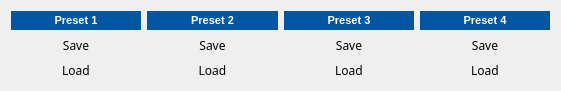
     <widget class="QWidget" name="gridLayoutWidget_2">
      <property name="geometry">
       <rect>
        <x>0</x>
        <y>300</y>
        <width>561</width>
        <height>91</height>
       </rect>
      </property>
      <property name="sizePolicy">
       <sizepolicy hsizetype="MinimumExpanding" vsizetype="MinimumExpanding">
        <horstretch>0</horstretch>
        <verstretch>0</verstretch>
       </sizepolicy>
      </property>
      <property name="minimumSize">
       <size>
        <width>100</width>
        <height>20</height>
       </size>
      </property>
      <property name="font">
       <font>
        <family>Arial</family>
       </font>
      </property>
      <layout class="QGridLayout" name="gridLayout_4">
       <item row="0" column="1">
        <widget class="QLabel" name="label_7">
         <property name="sizePolicy">
          <sizepolicy hsizetype="Maximum" vsizetype="Maximum">
           <horstretch>0</horstretch>
           <verstretch>0</verstretch>
          </sizepolicy>
         </property>
         <property name="minimumSize">
          <size>
           <width>100</width>
           <height>10</height>
          </size>
         </property>
         <property name="maximumSize">
          <size>
           <width>999</width>
           <height>30</height>
          </size>
         </property>
         <property name="font">
          <font>
           <family>Arial</family>
           <pointsize>8</pointsize>
           <weight>75</weight>
           <bold>true</bold>
          </font>
         </property>
         <property name="styleSheet">
          <string notr="true">background-color: rgb(3, 86, 161);
color: rgb(255, 255, 255);
    border-width: 2px;
    border-radius: 10px;
</string>
         </property>
         <property name="text">
          <string>Preset 2</string>
         </property>
         <property name="alignment">
          <set>Qt::AlignCenter</set>
         </property>
        </widget>
       </item>
       <item row="3" column="0">
        <widget class="QPushButton" name="p1_load">
         <property name="sizePolicy">
          <sizepolicy hsizetype="MinimumExpanding" vsizetype="MinimumExpanding">
           <horstretch>0</horstretch>
           <verstretch>0</verstretch>
          </sizepolicy>
         </property>
         <property name="minimumSize">
          <size>
           <width>100</width>
           <height>10</height>
          </size>
         </property>
         <property name="font">
          <font>
           <family>Arial Rounded MT Bold</family>
           <pointsize>9</pointsize>
           <weight>50</weight>
           <bold>false</bold>
          </font>
         </property>
         <property name="styleSheet">
          <string notr="true">border:0px;</string>
         </property>
         <property name="text">
          <string>Load</string>
         </property>
        </widget>
       </item>
       <item row="2" column="0">
        <widget class="QPushButton" name="p1_save">
         <property name="sizePolicy">
          <sizepolicy hsizetype="MinimumExpanding" vsizetype="MinimumExpanding">
           <horstretch>0</horstretch>
           <verstretch>0</verstretch>
          </sizepolicy>
         </property>
         <property name="minimumSize">
          <size>
           <width>100</width>
           <height>10</height>
          </size>
         </property>
         <property name="font">
          <font>
           <family>Arial Rounded MT Bold</family>
           <pointsize>9</pointsize>
           <weight>50</weight>
           <bold>false</bold>
          </font>
         </property>
         <property name="styleSheet">
          <string notr="true">border:0px;</string>
         </property>
         <property name="text">
          <string>Save</string>
         </property>
        </widget>
       </item>
       <item row="3" column="1">
        <widget class="QPushButton" name="p2_load">
         <property name="sizePolicy">
          <sizepolicy hsizetype="MinimumExpanding" vsizetype="MinimumExpanding">
           <horstretch>0</horstretch>
           <verstretch>0</verstretch>
          </sizepolicy>
         </property>
         <property name="minimumSize">
          <size>
           <width>100</width>
           <height>10</height>
          </size>
         </property>
         <property name="font">
          <font>
           <family>Arial Rounded MT Bold</family>
           <pointsize>9</pointsize>
           <weight>50</weight>
           <bold>false</bold>
          </font>
         </property>
         <property name="styleSheet">
          <string notr="true">border:0px;</string>
         </property>
         <property name="text">
          <string>Load</string>
         </property>
        </widget>
       </item>
       <item row="3" column="2">
        <widget class="QPushButton" name="p3_load">
         <property name="sizePolicy">
          <sizepolicy hsizetype="MinimumExpanding" vsizetype="MinimumExpanding">
           <horstretch>0</horstretch>
           <verstretch>0</verstretch>
          </sizepolicy>
         </property>
         <property name="minimumSize">
          <size>
           <width>100</width>
           <height>10</height>
          </size>
         </property>
         <property name="font">
          <font>
           <family>Arial Rounded MT Bold</family>
           <pointsize>9</pointsize>
           <weight>50</weight>
           <bold>false</bold>
          </font>
         </property>
         <property name="styleSheet">
          <string notr="true">border:0px;</string>
         </property>
         <property name="text">
          <string>Load</string>
         </property>
        </widget>
       </item>
       <item row="2" column="3">
        <widget class="QPushButton" name="p4_save">
         <property name="sizePolicy">
          <sizepolicy hsizetype="MinimumExpanding" vsizetype="MinimumExpanding">
           <horstretch>0</horstretch>
           <verstretch>0</verstretch>
          </sizepolicy>
         </property>
         <property name="minimumSize">
          <size>
           <width>100</width>
           <height>10</height>
          </size>
         </property>
         <property name="font">
          <font>
           <family>Arial Rounded MT Bold</family>
           <pointsize>9</pointsize>
           <weight>50</weight>
           <bold>false</bold>
          </font>
         </property>
         <property name="styleSheet">
          <string notr="true">border:0px;</string>
         </property>
         <property name="text">
          <string>Save</string>
         </property>
        </widget>
       </item>
       <item row="2" column="2">
        <widget class="QPushButton" name="p3_save">
         <property name="sizePolicy">
          <sizepolicy hsizetype="MinimumExpanding" vsizetype="MinimumExpanding">
           <horstretch>0</horstretch>
           <verstretch>0</verstretch>
          </sizepolicy>
         </property>
         <property name="minimumSize">
          <size>
           <width>100</width>
           <height>10</height>
          </size>
         </property>
         <property name="font">
          <font>
           <family>Arial Rounded MT Bold</family>
           <pointsize>9</pointsize>
           <weight>50</weight>
           <bold>false</bold>
          </font>
         </property>
         <property name="styleSheet">
          <string notr="true">border:0px;</string>
         </property>
         <property name="text">
          <string>Save</string>
         </property>
        </widget>
       </item>
       <item row="2" column="1">
        <widget class="QPushButton" name="p2_save">
         <property name="sizePolicy">
          <sizepolicy hsizetype="MinimumExpanding" vsizetype="MinimumExpanding">
           <horstretch>0</horstretch>
           <verstretch>0</verstretch>
          </sizepolicy>
         </property>
         <property name="minimumSize">
          <size>
           <width>100</width>
           <height>10</height>
          </size>
         </property>
         <property name="font">
          <font>
           <family>Arial Rounded MT Bold</family>
           <pointsize>9</pointsize>
           <weight>50</weight>
           <bold>false</bold>
          </font>
         </property>
         <property name="styleSheet">
          <string notr="true">border:0px;
</string>
         </property>
         <property name="text">
          <string>Save</string>
         </property>
        </widget>
       </item>
       <item row="3" column="3">
        <widget class="QPushButton" name="p4_load">
         <property name="sizePolicy">
          <sizepolicy hsizetype="MinimumExpanding" vsizetype="MinimumExpanding">
           <horstretch>0</horstretch>
           <verstretch>0</verstretch>
          </sizepolicy>
         </property>
         <property name="minimumSize">
          <size>
           <width>100</width>
           <height>10</height>
          </size>
         </property>
         <property name="font">
          <font>
           <family>Arial Rounded MT Bold</family>
           <pointsize>9</pointsize>
           <weight>50</weight>
           <bold>false</bold>
          </font>
         </property>
         <property name="styleSheet">
          <string notr="true">border:0px;</string>
         </property>
         <property name="text">
          <string>Load</string>
         </property>
        </widget>
       </item>
       <item row="0" column="2">
        <widget class="QLabel" name="label_5">
         <property name="sizePolicy">
          <sizepolicy hsizetype="Maximum" vsizetype="MinimumExpanding">
           <horstretch>0</horstretch>
           <verstretch>0</verstretch>
          </sizepolicy>
         </property>
         <property name="minimumSize">
          <size>
           <width>100</width>
           <height>10</height>
          </size>
         </property>
         <property name="maximumSize">
          <size>
           <width>999</width>
           <height>30</height>
          </size>
         </property>
         <property name="font">
          <font>
           <family>Arial</family>
           <pointsize>8</pointsize>
           <weight>75</weight>
           <bold>true</bold>
          </font>
         </property>
         <property name="styleSheet">
          <string notr="true">background-color: rgb(3, 86, 161);
color: rgb(255, 255, 255);
    border-width: 2px;
    border-radius: 10px;
</string>
         </property>
         <property name="text">
          <string>Preset 3</string>
         </property>
         <property name="alignment">
          <set>Qt::AlignCenter</set>
         </property>
        </widget>
       </item>
       <item row="0" column="3">
        <widget class="QLabel" name="label_6">
         <property name="sizePolicy">
          <sizepolicy hsizetype="Minimum" vsizetype="MinimumExpanding">
           <horstretch>0</horstretch>
           <verstretch>0</verstretch>
          </sizepolicy>
         </property>
         <property name="minimumSize">
          <size>
           <width>100</width>
           <height>10</height>
          </size>
         </property>
         <property name="maximumSize">
          <size>
           <width>999</width>
           <height>30</height>
          </size>
         </property>
         <property name="font">
          <font>
           <family>Arial</family>
           <pointsize>8</pointsize>
           <weight>75</weight>
           <bold>true</bold>
          </font>
         </property>
         <property name="layoutDirection">
          <enum>Qt::LeftToRight</enum>
         </property>
         <property name="styleSheet">
          <string notr="true">background-color: rgb(3, 86, 161);
color: rgb(255, 255, 255);
    border-width: 2px;
    border-radius: 10px;
</string>
         </property>
         <property name="text">
          <string>Preset 4</string>
         </property>
         <property name="alignment">
          <set>Qt::AlignCenter</set>
         </property>
        </widget>
       </item>
       <item row="0" column="0">
        <widget class="QLabel" name="label_4">
         <property name="sizePolicy">
          <sizepolicy hsizetype="Maximum" vsizetype="Maximum">
           <horstretch>0</horstretch>
           <verstretch>0</verstretch>
          </sizepolicy>
         </property>
         <property name="minimumSize">
          <size>
           <width>100</width>
           <height>10</height>
          </size>
         </property>
         <property name="maximumSize">
          <size>
           <width>999</width>
           <height>30</height>
          </size>
         </property>
         <property name="font">
          <font>
           <family>Arial</family>
           <pointsize>8</pointsize>
           <weight>75</weight>
           <bold>true</bold>
          </font>
         </property>
         <property name="styleSheet">
          <string notr="true">background-color: rgb(3, 86, 161);
color: rgb(255, 255, 255);
    border-width: 2px;
    border-radius: 10px;
</string>
         </property>
         <property name="text">
          <string>Preset 1</string>
         </property>
         <property name="alignment">
          <set>Qt::AlignCenter</set>
         </property>
        </widget>
       </item>
      </layout>
     </widget>
